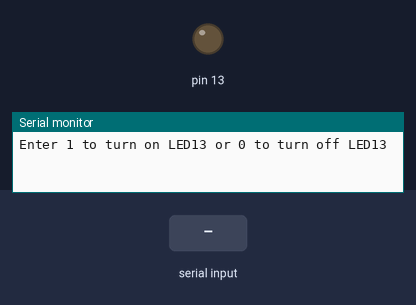
Simulated run of this sketch. Board: Arduino Uno, built with avr-gcc and run on an emulated ATmega328P. On the bench: output pins drawn as LEDs (lit = HIGH), the last lines printed to the serial monitor. Inputs (shaded band) come from the test bench.

Above: at 1.2 s.
1.3 s: "asdf1\n" received over Serial
At 1.8 s:
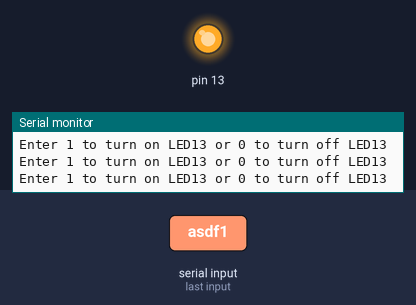
2.9 s: "0" received over Serial
At 4.0 s:
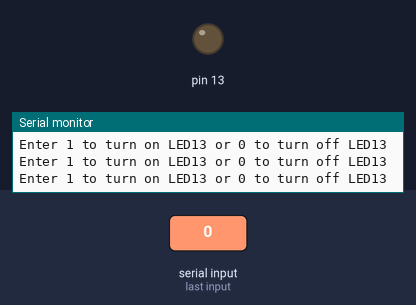
4.4 s: "1" received over Serial
At 5.2 s:
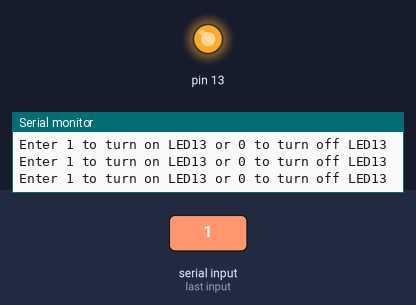
Timing chart, 0 to 7.4 s (numbered marks = the images above; inputs shaded):
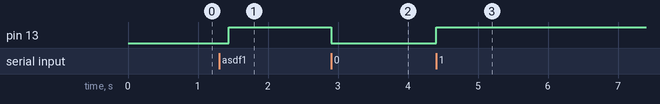

The sketch:

serialcontrolled13.ino
```cpp
/*
   serialcontrolled13
   Initializes a Serial port to 9600 baud and eceives data on serial port.
   Turns on LED13 is received byte is '1' and turns off LED13 if received byte is '0'

   This program is for the Week 4 assignment in the
   Coursera The Arduino Platform and C Programming course.

   Instructions:
      Write a program that allows the user to control the LED connected to pin 13
      of the Arduino. When the program is started, the LED should be off. The user
      should open the serial monitor to communicate with the Arduino. If the user
      sends the character '1' through the serial monitor then the LED should turn
      on. If the user sends the character '0' through the serial monitor then the
      LED should turn off.

   Filename: serialcontrolled13.ino
      Version: 1.0
      Date: 12 Aug 2016
      Author: Brent P. Johnson

   Verification environment:
      Windows 7
      Arduino 1.6.9
      Arduino UNO

   Known issues:
      A '1' or a '0' at any location in a string will have the same functionality as
      a single '1' or '0' character.  For example "asdf1" will result in 4 error
      messages followed by turning on the LED1.  There is complex error checking for
      this case.

*/

// create a character to read received data on serial port
char receivedByte;

// the setup function runs once when you press reset or power the board
void setup() {
   // opens serial port, sets data rate to 9600 bps
   Serial.begin(9600);
   // initialize digital pin 13 as an output.
   pinMode(13, OUTPUT);
   // print a message to enter 1 or 0
   Serial.println("Enter 1 to turn on LED13 or 0 to turn off LED13");
}

// the loop function runs over and over again forever
void loop() {
   // check if there is data to be read
   if (Serial.available() > 0) {

      // read the received byte:
      receivedByte = Serial.read();

      // check if the received byte is '1'
      // '1' in ASCII id 49 decimal
      if (receivedByte == 49) {
         digitalWrite(13, HIGH);
      }

      // else check if received byte is '0'
      // '1' in ASCII id 48 decimal
      else if (receivedByte == 48) {
         digitalWrite(13, LOW);
      }
      // if neither '1' or '0 are entered
      // print the message again
      else {
         // print a message to enter 1 or 0
         Serial.println("Enter 1 to turn on LED13 or 0 to turn off LED13");
      }
   }
}
```

Measured:
- after the input at 1.3 s, pin 13: LOW → HIGH after 0.14 s
- after the input at 2.9 s, pin 13: HIGH → LOW at once
- after the input at 4.4 s, pin 13: LOW → HIGH at once
